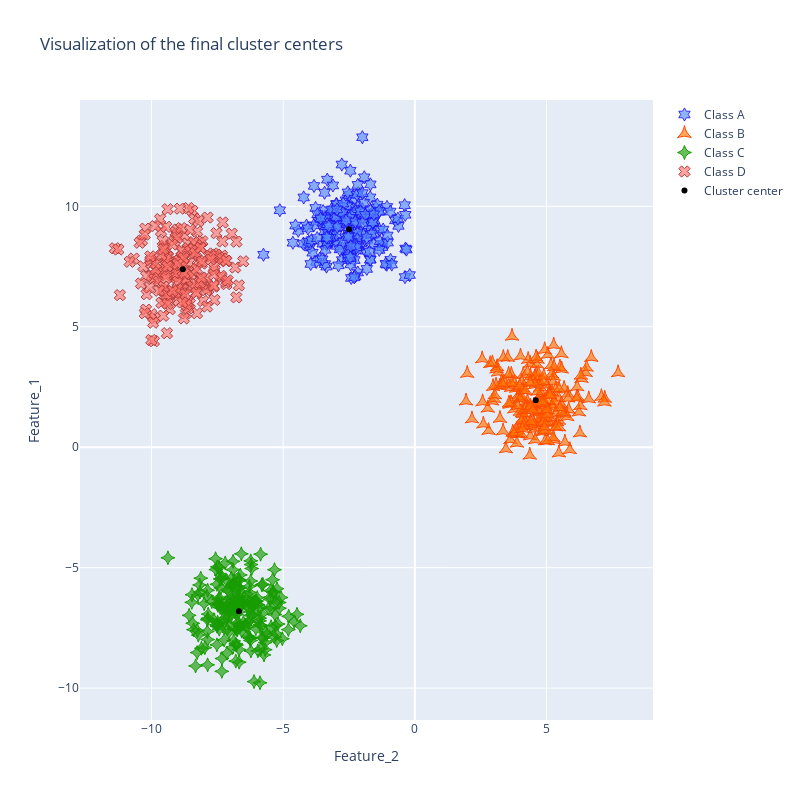

Notebook code for this chart:
### Markdown cell above
## Plotting the final cluster centers

### Code cell
# For Contributing, refer to expectedoutput4.html in the expected outputs folder.

fig = go.Figure()

fig.add_trace(go.Scatter(
    x=X[Y==0][:,0],
    y=X[Y==0][:,1],
    name="Class A",
    mode="markers",
    marker_color='rgba(84, 138, 252, 0.65)',
    marker_line_color='rgba(26, 9, 243, 0.8)',
    marker_size = 10,
    marker_line_width = 1,
    marker_symbol='hexagram',
    hovertemplate = 'Feature_1: %{x:.5f} <br />Feature_2: %{y:.5f}<extra></extra>, Class A<extra></extra>',
))

fig.add_trace(go.Scatter(
    x=X[Y==1][:,0],
    y=X[Y==1][:,1],
    name="Class B",
    mode="markers",
    marker_color='rgba(255, 117, 0, 0.65)',
    marker_line_color='rgba(255, 73, 0, 1)',
    marker_size = 10,
    marker_line_width = 1,
    marker_symbol='star-triangle-up',
    hovertemplate = 'Feature_1: %{x:.5f} <br />Feature_2: %{y:.5f}<extra></extra>, Class B<extra></extra>'
))

fig.add_trace(go.Scatter(
    x=X[Y==2][:,0],
    y=X[Y==2][:,1],
    name="Class C",
    mode="markers",
    marker_color='rgba(23, 156, 2, 0.65)',
    marker_line_color='rgba(23, 156, 2, 1)',
    marker_size = 10,
    marker_line_width = 1,
    marker_symbol='star-diamond',
    hovertemplate = 'Feature_1: %{x:.5f} <br />Feature_2: %{y:.5f}<extra></extra>, Class C<extra></extra>'
))

fig.add_trace(go.Scatter(
    x=X[Y==3][:,0],
    y=X[Y==3][:,1],
    name="Class D",
    mode="markers",
    marker_color='rgba(255,116,107,0.65)',
    marker_line_color='rgba(178, 59, 61, 1)',
    marker_size = 10,
    marker_line_width = 1,
    marker_symbol='x',
    hovertemplate = 'Feature_1: %{x:.5f} <br />Feature_2: %{y:.5f}<extra></extra>, Class D<extra></extra>'
))

fig.add_trace(go.Scatter(
    x=[i[0] for i in clusters_list[-1]],
    y=[i[1] for i in clusters_list[-1]],
    name="Cluster center",
    mode="markers",
    marker_color='black',
    hoverinfo='skip'
))

fig.update_layout(
    title="Visualization of the final cluster centers",
    xaxis_title="Feature_2",
    yaxis_title="Feature_1",
    legend_title="",
    width=800,
    height=800,
)

fig.show()

### Figure 1 — Plotly figure (JSON) as saved in the notebook; plotly's stock layout.template omitted (floating-point values rounded to 4 significant figures; data arrays with more than 128 entries replaced by an {"elided": "..."} marker saying what was removed)
{"data": [{"hovertemplate": "Feature_1: %{x:.5f} <br />Feature_2: %{y:.5f}<extra></extra>, Class A<extra></extra>", "marker": {"color": "rgba(84, 138, 252, 0.65)", "line": {"color": "rgba(26, 9, 243, 0.8)", "width": 1}, "size": 10, "symbol": "hexagram"}, "mode": "markers", "name": "Class A", "type": "scatter", "x": {"elided": "200 float values"}, "y": {"elided": "200 float values"}}, {"hovertemplate": "Feature_1: %{x:.5f} <br />Feature_2: %{y:.5f}<extra></extra>, Class B<extra></extra>", "marker": {"color": "rgba(255, 117, 0, 0.65)", "line": {"color": "rgba(255, 73, 0, 1)", "width": 1}, "size": 10, "symbol": "star-triangle-up"}, "mode": "markers", "name": "Class B", "type": "scatter", "x": {"elided": "200 float values"}, "y": {"elided": "200 float values"}}, {"hovertemplate": "Feature_1: %{x:.5f} <br />Feature_2: %{y:.5f}<extra></extra>, Class C<extra></extra>", "marker": {"color": "rgba(23, 156, 2, 0.65)", "line": {"color": "rgba(23, 156, 2, 1)", "width": 1}, "size": 10, "symbol": "star-diamond"}, "mode": "markers", "name": "Class C", "type": "scatter", "x": {"elided": "200 float values"}, "y": {"elided": "200 float values"}}, {"hovertemplate": "Feature_1: %{x:.5f} <br />Feature_2: %{y:.5f}<extra></extra>, Class D<extra></extra>", "marker": {"color": "rgba(255,116,107,0.65)", "line": {"color": "rgba(178, 59, 61, 1)", "width": 1}, "size": 10, "symbol": "x"}, "mode": "markers", "name": "Class D", "type": "scatter", "x": {"elided": "200 float values"}, "y": {"elided": "200 float values"}}, {"hoverinfo": "skip", "marker": {"color": "black"}, "mode": "markers", "name": "Cluster center", "type": "scatter", "x": [-6.682, -8.812, 4.592, -2.501], "y": [-6.81, 7.393, 1.95, 9.053]}], "layout": {"height": 800, "legend": {"title": {"text": ""}}, "title": {"text": "Visualization of the final cluster centers"}, "width": 800, "xaxis": {"title": {"text": "Feature_2"}}, "yaxis": {"title": {"text": "Feature_1"}}}}
